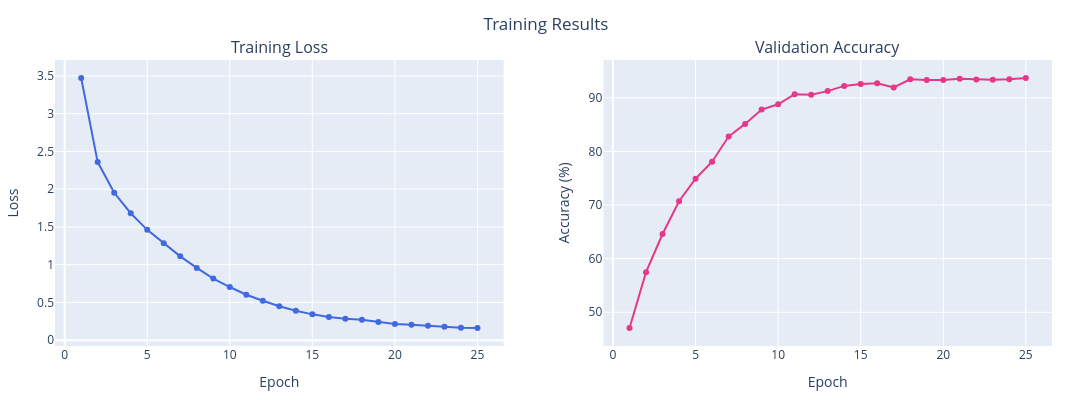

Notebook code for this chart:
### Markdown cell above
### Loss/Accuracy plot

### Code cell
plot_training_results(f_resnet18_120_history)

### Figure 1 — Plotly figure (JSON) as saved in the notebook; plotly's stock layout.template omitted (floating-point values rounded to 4 significant figures)
{"data": [{"line": {"color": "royalblue"}, "mode": "lines+markers", "name": "Loss", "type": "scatter", "x": [1, 2, 3, 4, 5, 6, 7, 8, 9, 10, 11, 12, 13, 14, 15, 16, 17, 18, 19, 20, 21, 22, 23, 24, 25], "xaxis": "x", "y": [3.471, 2.359, 1.952, 1.681, 1.461, 1.283, 1.11, 0.9572, 0.8161, 0.7038, 0.6014, 0.5226, 0.4488, 0.3908, 0.3419, 0.3078, 0.2828, 0.2704, 0.2408, 0.2129, 0.2053, 0.1903, 0.1785, 0.1638, 0.1619], "yaxis": "y"}, {"line": {"color": "#E53888"}, "mode": "lines+markers", "name": "Accuracy", "type": "scatter", "x": [1, 2, 3, 4, 5, 6, 7, 8, 9, 10, 11, 12, 13, 14, 15, 16, 17, 18, 19, 20, 21, 22, 23, 24, 25], "xaxis": "x2", "y": [47.08, 57.48, 64.6, 70.72, 74.91, 78.08, 82.77, 85.13, 87.8, 88.79, 90.68, 90.59, 91.25, 92.22, 92.57, 92.73, 91.92, 93.44, 93.3, 93.32, 93.54, 93.43, 93.35, 93.48, 93.68], "yaxis": "y2"}], "layout": {"annotations": [{"font": {"size": 16}, "showarrow": false, "text": "Training Loss", "x": 0.225, "xanchor": "center", "xref": "paper", "y": 1, "yanchor": "bottom", "yref": "paper"}, {"font": {"size": 16}, "showarrow": false, "text": "Validation Accuracy", "x": 0.775, "xanchor": "center", "xref": "paper", "y": 1, "yanchor": "bottom", "yref": "paper"}], "height": 400, "margin": {"b": 40, "l": 40, "r": 40, "t": 60}, "showlegend": false, "title": {"text": "Training Results", "x": 0.5}, "width": 1200, "xaxis": {"anchor": "y", "autorange": true, "domain": [0, 0.45], "range": [-0.561, 26.56], "title": {"text": "Epoch"}, "type": "linear"}, "xaxis2": {"anchor": "y2", "autorange": true, "domain": [0.55, 1], "range": [-0.561, 26.56], "title": {"text": "Epoch"}, "type": "linear"}, "yaxis": {"anchor": "x", "autorange": true, "domain": [0, 1], "range": [-0.07675, 3.71], "title": {"text": "Loss"}, "type": "linear"}, "yaxis2": {"anchor": "x2", "autorange": true, "domain": [0, 1], "range": [43.72, 97.04], "title": {"text": "Accuracy (%)"}, "type": "linear"}}}
